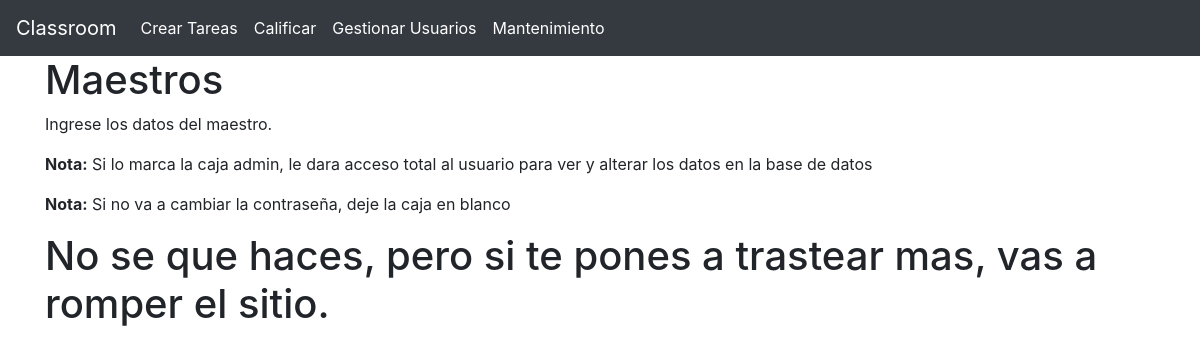
Before: /gestionDeUsuarios/actualizarM/2 (signed in) with the older database file.
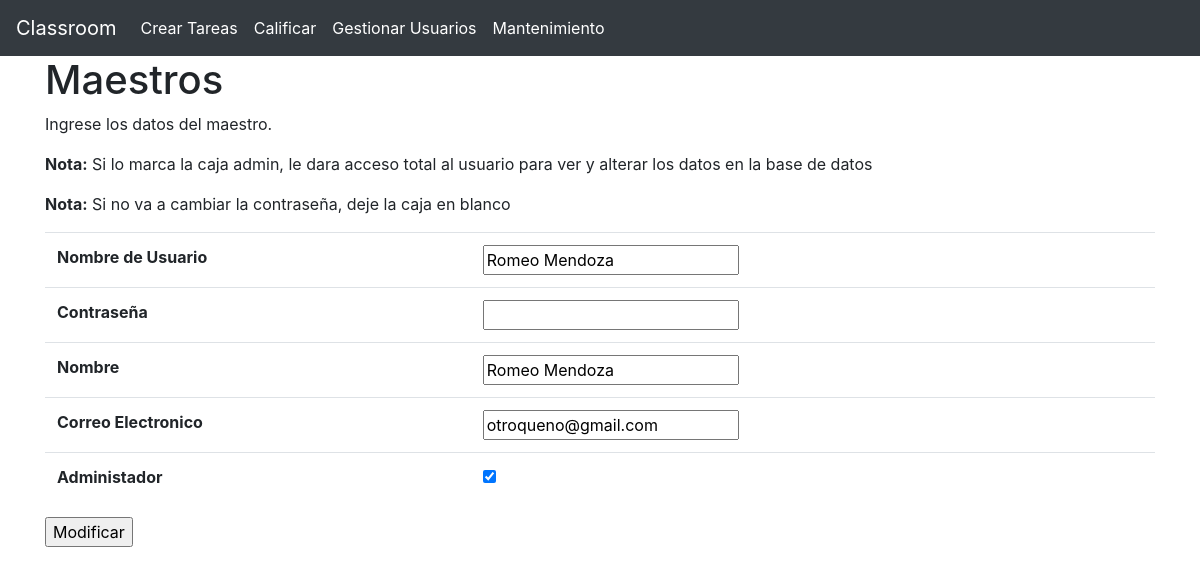
After: the same page with the newer database file.
### app.py (models this page shows)
class Maestro(db.Model):
    Id                = db.Column(db.Integer, primary_key=True)
    NombreUsuario     = db.Column(db.String(30), unique=True, nullable=False)
    Contrasena        = db.Column(db.String(32), nullable=False)
    Nombre            = db.Column(db.String(30), nullable=False)
    CorreoElectronico = db.Column(db.String(30), nullable=False)
    Admin             = db.Column(db.Boolean, nullable=False)
    clases            = db.relationship("Clases", backref="clasesPorMaestro")

### app.py (the view)
@app.route("/gestionDeUsuarios/actualizarM/<int:id>", methods=["GET", "POST"])
def gestionUsuariosActualizarM(id):
    if not "type" in session:
        return redirect("/404")
    if session["type"] != "Admin":
        flash("Cuidado, que tengo tu IP")
        return redirect("/404")
    if request.method == "POST":
        if id != 0:
            nMaestro = Maestro.query.get(id)
            contra = request.form.get("contrasena")
            if contra != "":
                nMaestro.Contrasena = hash.hash_passwd(contra)
            nMaestro.NombreUsuario     = request.form.get("nombreUsuario")
            nMaestro.Nombre            = request.form.get("nombre")
            nMaestro.CorreoElectronico = request.form.get("correoElectronico")
            nMaestro.Admin             = request.form.get("admin") == "on"
            db.session.commit()
        return redirect("/gestionDeUsuarios/actualizarM/0")
    else:
        if id == 0:
            maestros = Maestro.query.all()
            return render_template("enlistarM.html", type=session["type"], maestros=maestros)
        else:
            maestro = Maestro.query.get(id)
            return render_template("modificarM.html", type=session["type"], maestro=maestro)

### templates/modificarM.html
{% extends "base.html" %}
{% block contenido %}
    <h1>Maestros</h1>
    <p> Ingrese los datos del maestro.</p>
    <p><strong>Nota:</strong> Si lo marca la caja admin, le dara acceso total al usuario para ver y alterar los datos en la base de datos</p>
    <p><strong>Nota:</strong> Si no va a cambiar la contraseña, deje la caja en blanco</p>
    {% if maestro %}
    <form action="/gestionDeUsuarios/actualizarM/{{ maestro.Id }}" method="post">
        <table class="table">
            <tr>
                <th>Nombre de Usuario</th>
                <th><input type="text" name="nombreUsuario" value="{{ maestro.NombreUsuario }}" /></th>
            </tr>
            <tr>
                <th>Contraseña</th>
                <th><input type="text" name="contrasena" value="" /></th>
            </tr>
            <tr>
                <th>Nombre</th>
                <th><input type="text" name="nombre" value="{{ maestro.Nombre }}" /></th>
            </tr>
            <tr>
                <th>Correo Electronico</th>
                <th><input type="email" name="correoElectronico" value="{{ maestro.CorreoElectronico }}" /></th>
            </tr>
            <tr>
                <th>Administador</th>
                <th><input type="checkbox" name="admin"
                           {% if maestro.Admin %}
                               checked="on"
                           {% else %}
                               checked="off"
                           {% endif %}
                    /></th>
            </tr>
        </table>
        <input type="submit" value="Modificar"/>
    </form>
    {% else %}
    <h1>
        No se que haces, pero si te pones a trastear mas, vas a romper el sitio.
    </h1>
    {% endif %}
{% endblock %}

### templates/base.html (shortened to what this page needs)
<!DOCTYPE html>
<html>
    <head>
        <link rel="stylesheet" href="https://stackpath.bootstrapcdn.com/bootstrap/4.5.0/css/bootstrap.min.css">
    </head>
    <body>
           <div class="fluid-container">
             <div class="row" id="BarraMenu">
                <div class="col-md">
                    <nav class="navbar navbar-expand-lg navbar-dark bg-dark">
                        <a class="navbar-brand" href="#">Classroom</a>
                        <div class="collapse navbar-collapse" id="navbarSupportedContent">
                            <ul class="navbar-nav mr-auto">
                                {% if type=="Alumno" %}
                                    <li class="nav-item active">
                                        <a class="nav-link" href="/tareas">Tareas Pendientes</a>
                                    </li>
                                    <li class="nav-item active">
                                        <a class="nav-link" href="/notas">Notas</a>
                                    </li>
                                {% elif type=="Admin" %}
                                    <li class="nav-item active">
                                        <a class="nav-link" href="/crear_tareas">Crear Tareas</a>
                                    </li>
                                    <li class="nav-item active">
                                        <a class="nav-link" href="/calificar">Calificar</a>
                                    </li>
                                    <li class="nav-item active">
                                        <a class="nav-link" href="/gestionDeUsuarios">Gestionar Usuarios</a>
                                    </li>
                                    <li class="nav-item active">
                                        <a class="nav-link" href="/mantenimiento">Mantenimiento</a>
                                    </li>
                                {% endif %}
                            </ul>
                        </div>
                    </nav>
                </div>
            </div>
           </div>
            <div class="container">
                {% block contenido %}
                {% endblock %}
            </div>
    </body>
</html>

Changed rows visible on the page:
added Maestro: nombreUsuario "Romeo Mendoza", nombre "Romeo Mendoza", correoElectronico "otroqueno@gmail.com", Admin "☑"
Other visible differences:
form field value: (not shown) → "Modificar"
text no longer shown: "No se que haces, pero si te pones a trastear mas, vas a romper el sitio."
text now shown: "Nombre de Usuario Contraseña Nombre Correo Electronico Administador"
